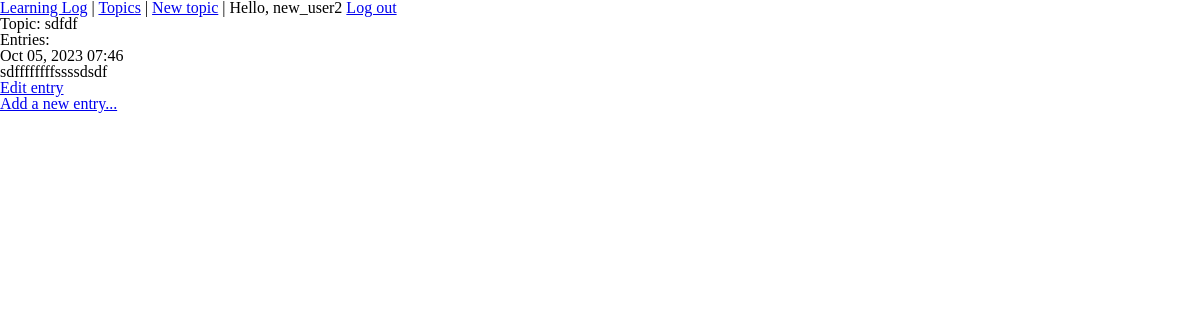
The app's page /topics/13/ (signed in) with its own data.
### learning_logs/models.py (models this page shows, shortened)
class Topic(models.Model):
    text = models.CharField(max_length=200)
    date_added = models.DateTimeField(auto_now_add=True)
    owner = models.ForeignKey(User, on_delete=models.CASCADE)
    def __str__(self):
        return self.text

class Entry(models.Model):
    topic = models.ForeignKey(Topic, on_delete=models.CASCADE)
    text = models.TextField()
    date_added = models.DateTimeField(auto_now_add=True)
    class Meta:
        verbose_name_plural = 'entries'

### learning_logs/views.py (the view)
# urls.py: path('topics/<int:topic_id>/', views.topic, name='topic'),
@login_required
def topic(request, topic_id):
    topic = Topic.objects.get(id=topic_id)
    if topic.owner != request.user:
        raise Http404
    entries = topic.entry_set.order_by('-date_added')
    context = {'topic': topic, 'entries': entries}
    return render(request, 'learning_logs/topic.html', context)

### learning_logs/templates/learning_logs/topic.html
{% extends 'learning_logs/base.html'%}
{% load static %}
{% block css_link %}{% static 'topic.css' %}{% endblock css_link %}
{% block content %}
  <p>Topic: {{ topic }}</p>
  <p>Entries:</p>
  <ul>
    {% for entry in entries %}
    <li>
      <p>{{ entry.date_added|date:'M d, Y H:i' }}</p>
      <p>{{ entry.text|linebreaks }}</p>
      <p>
        <a href="{% url 'learning_logs:edit_entry' entry.id %}">Edit entry</a>
      </p>
    </li>
    {% empty %}
    <li>There are no entries for this topic yet.</li>
    {% endfor %}
    <li><a href="{% url 'learning_logs:new_entry' topic.id %}" >Add a new entry...</a></li>
  </ul>
{% endblock content %}

### learning_logs/templates/learning_logs/base.html (shortened to what this page needs)
<!DOCTYPE html>
<html lang="en">
<head>
</head>
<body>
  <nav>
    {% load static %}
    <link rel="stylesheet" href="{% static 'base.css' %}">
    <link rel="stylesheet" href="{% block css_link %}{% endblock css_link %}">
    <a href="{% url 'learning_logs:main' %}">Learning Log</a> |
    <a href="{% url 'learning_logs:topics' %}">Topics</a> |
    <a href="{% url 'learning_logs:new_topic' %}">New topic</a> |
    {% if user.is_authenticated %}
      Hello, {{ user.username }}
      <a href="{% url 'users:logout' %}">Log out</a>
    {% else %}
      <a href="{% url 'users:login' %}"> Log in</a> |
      <a href="{% url 'users:register' %}"> Register</a>
    {% endif %}
  </nav>
  {% block content %}{% endblock content %}
</body>
</html>

### learning_logs/static/base.css (style rules this page uses)
html, body, div, span, applet, object, iframe, h1, h2, h3, h4, h5, h6, p, blockquote, pre, a, abbr, acronym, address, big, cite, code, del, dfn, em, img, ins, kbd, q, s, samp, small, strike, strong, sub, sup, tt, var, b, u, i, center, dl, dt, dd, ol, ul, li, fieldset, form, label, legend, table, caption, tbody, tfoot, thead, tr, th, td, article, aside, canvas, details, embed, figure, figcaption, footer, header, hgroup, menu, nav, output, ruby, section, summary, time, mark, audio, video { margin: 0; padding: 0; border: 0; font-size: 100%; font: inherit; vertical-align: baseline; }
article, aside, details, figcaption, figure, footer, header, hgroup, menu, nav, section { display: block; }
body { line-height: 1; }
ol, ul { list-style: none; }

### records on screen
Topic: text "sdfdf"
Entry: date_added "Oct 05, 2023 07:46", text "sdffffffffssssdsdf"

### other values on screen
{{ user.username }} "new_user2"
